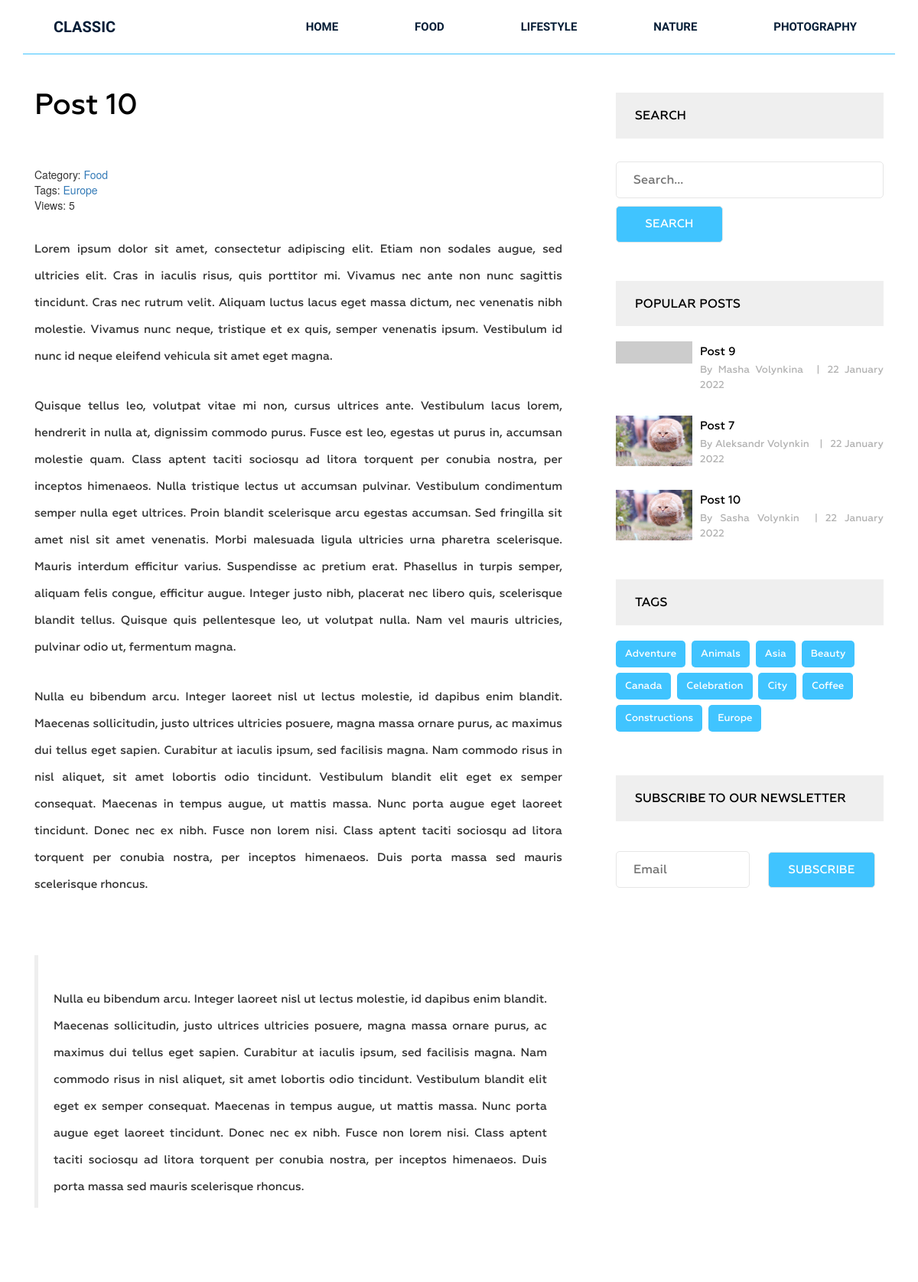
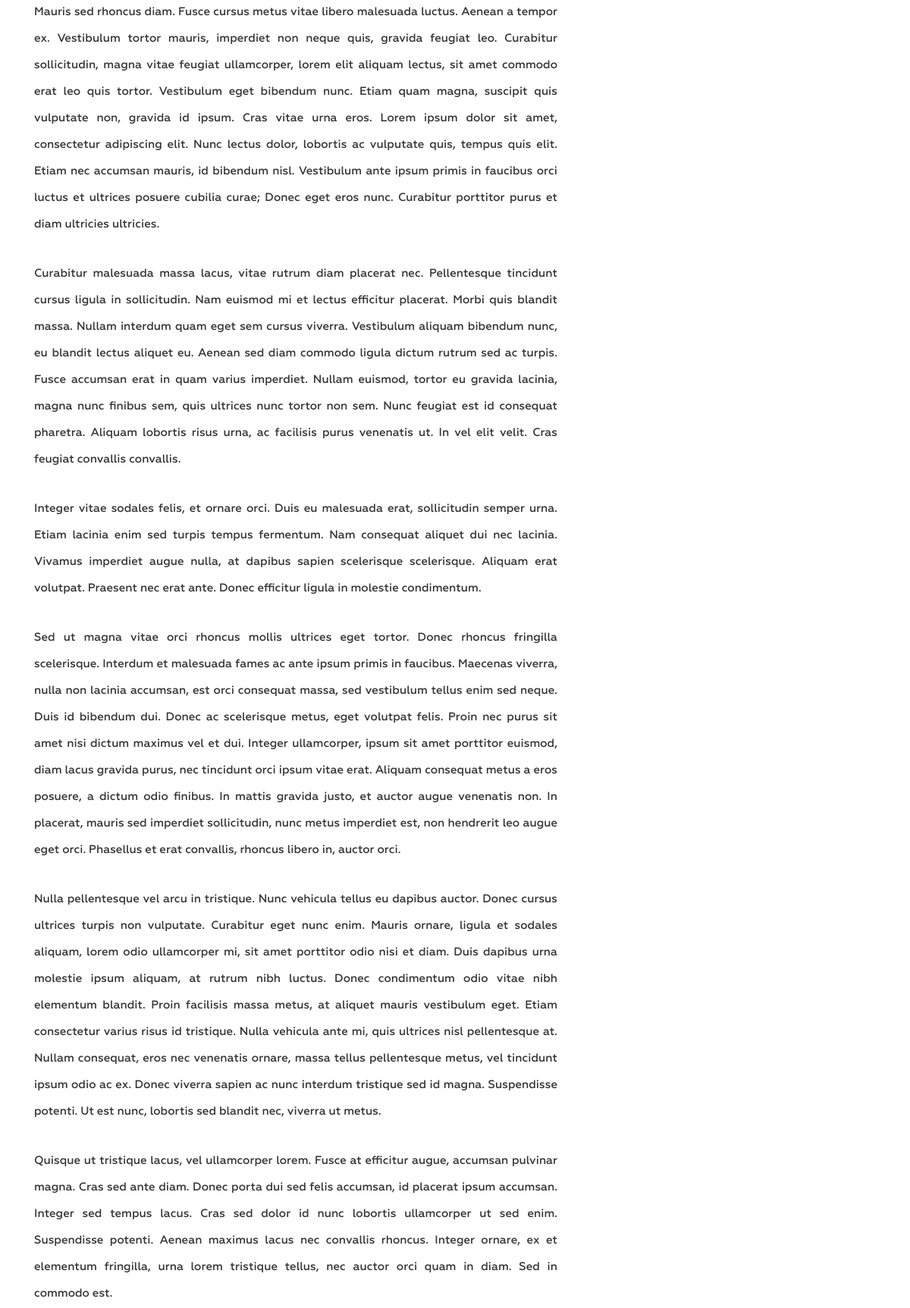
/post/post-10/ (upper part), run on the app's committed database (2 pictures, top to bottom).
### blog/models.py (models this page shows)
class CommonInfo(models.Model):
    title = models.CharField(max_length=255, verbose_name='Title')
    slug = models.SlugField(max_length=80, unique=True, verbose_name='URL')
    def __str__(self):
        return self.title
    class Meta:
        abstract = True
        ordering = ['title']

class Category(CommonInfo):
    def get_absolute_url(self):
        return reverse_lazy('blog:category', kwargs={'slug': self.slug})
    class Meta(CommonInfo.Meta):
        verbose_name_plural = 'Categories'

class Post(CommonInfo):
    author = models.CharField(max_length=100, verbose_name='Author')
    content = models.TextField(verbose_name='Content')
    photo = models.ImageField(upload_to='photos/%Y/%m/%d/', blank=True, verbose_name='Photo')
    views = models.IntegerField(default=0, verbose_name='Number of views')
    category = models.ForeignKey('Category', on_delete=models.PROTECT, related_name='posts', verbose_name='Category')
    tags = models.ManyToManyField('Tag', blank=True, related_name='posts', verbose_name='Tags')
    created_at = models.DateTimeField(auto_now_add=True, verbose_name='Date of creation')
    def get_absolute_url(self):
        return reverse_lazy('blog:view_post', kwargs={'slug': self.slug})
    class Meta:
        ordering = ['-created_at']
        verbose_name_plural = 'Posts'

class Tag(CommonInfo):
    def get_absolute_url(self):
        return reverse_lazy('blog:tag', kwargs={'slug': self.slug})
    class Meta(CommonInfo.Meta):
        verbose_name_plural = 'Tags'

### blog/views.py (the view)
# urls.py: path('post/<str:slug>/', views.ViewPost.as_view(), name='view_post'),
class ViewPost(DetailView):
    model = Post
    template_name = 'blog/view_post.html'
    context_object_name = 'post'
    def get_context_data(self, *, object_list=None, **kwargs):
        context = super().get_context_data(**kwargs)
        self.object.views = F('views') + 1
        self.object.save()
        self.object.refresh_from_db()
        return context

### blog/templatetags/menu.py (called while the page is built)
@register.inclusion_tag('blog/menu.html')
def show_menu(menu_class='menu'):
    categories = Category.objects.all()
    return {'categories': categories, 'menu_class': menu_class}

### blog/templatetags/sidebar.py (called while the page is built)
@register.inclusion_tag('blog/popular_posts.html')
def get_popular(cnt=3):
    posts = Post.objects.order_by('-views')[:cnt]
    return {'posts': posts}

@register.inclusion_tag('blog/tags_list.html')
def get_tags_list():
    tags = Tag.objects.all()
    return {'tags': tags}

### blog/templates/blog/view_post.html (shortened to what this page needs)
{% extends 'base.html' %}
{% load static %}
{% load sidebar %}
{% block content %}
<section class="single-blog-area">
    <div class="container">
        <div class="row">
            <div class="col-md-12">
                <div class="border-top">
                    <div class="col-md-8">
                        <div class="blog-area">
                            <div class="blog-area-part">
                                <h2>{{ post.title }}</h2>
                                <div class="single-content">
                                    <div>
                                        <span>Category: <a href="{{ post.category.get_absolute_url }}">{{ post.category }}</a></span>
                                        <br>
                                        {% if post.tags.exists %}
                                        <span>
                                            Tags:
                                            {% for tag in post.tags.all %}
                                            <a href="{{ tag.get_absolute_url }}">{{ tag.title }}</a>
                                            {% endfor %}
                                        </span>
                                        <br>
                                        {% endif %}
                                        <span>Views: {{ post.views }}</span>
                                    </div>
                                    {{ post.content|safe }}
                                </div>
                            </div>
                        </div>
                    </div>
                    <div class="col-md-4">
                        {% include 'inc/_search_field.html' %}
                        {% get_popular 3 %}
                        {% get_tags_list %}
                        <div class="newsletter">
                            <h2 class="sidebar-title">Subscribe To oUR nEWSLETTER</h2>
                            <form action="#" method="post">
                                <input type="email" name="" id="" placeholder="Email">
                                <input type="submit" value="Subscribe">
                            </form>
                        </div>
                    </div>
                </div>
            </div>
        </div>
    </div>
</section>
{% endblock %}

### blog/templates/blog/menu.html
<div class="{{ menu_class }}">
    <ul>
        <li><a href="{% url 'blog:home' %}">Home</a></li>
        {% for category in categories %}
        <li><a href="{{ category.get_absolute_url }}">{{ category.title }}</a></li>
        {% endfor %}
    </ul>
</div>

### blog/templates/blog/popular_posts.html
<div class="grid">
    <h2 class="sidebar-title">Popular posts</h2>
    <div class="grid">
        {% for post in posts %}
        <div class="portfolio-item popular">
            {% if post.photo %}
            <a href="{{ post.get_absolute_url }}"><img src="{{ post.photo.url }}" alt="{{ post.title }}"></a>
            {% else %}
            <a href="{{ post.get_absolute_url }}"><img src="https://picsum.photos/id/1060/300/201/?blur=2" alt="{{ post.title }}"></a>
            {% endif %}
            <div class="portfolio-text">
                <h5><a href="{{ post.get_absolute_url }}">{{ post.title }}</a></h5>
                <p>By {{ post.author }} <span>|</span>{{ post.created_at|date:'j F Y' }}</p>
            </div>
        </div>
        {% endfor %}
    </div>
</div>

### blog/templates/blog/tags_list.html
<div class="tags">
    <h2 class="sidebar-title">Tags</h2>
    {% for tag in tags %}
    <p><a href="{{ tag.get_absolute_url }}">{{ tag.title }}</a></p>
    {% endfor %}
</div>

### blog/static/style.css (style rules this page uses)
.wrapper header.header .menu { margin: 0 }
.wrapper header.header .menu ul { float: right; margin: 0; padding: 0; margin-right: 4px; }
.wrapper header.header .menu ul li { display: inline-block; list-style: outside none none; margin: 0 -4px 0 0; }
.wrapper header.header .menu ul li a { color: rgb(6, 30, 55); font-family: "Raleway", sans-serif; font-size: 15px; font-weight: 600; line-height: 70px; padding: 26px 50px; text-decoration: none; text-transform: uppercase; }
.single-blog-area { margin-bottom: 100px; }
.single-blog-area .border-top { border-top: 1px solid #40c4ff; }
.single-blog-area h2 { color: #010101; font-family: Geometria; font-size: 38px; font-weight: 500; margin-bottom: 60px; margin-top: 45px; }
.single-blog-area p { font-family: Geometria; font-size: 15px; font-weight: 500; line-height: 35px; position: relative; text-align: justify; }
.single-blog-area .blog-area-part p { margin-top: 30px; }
.single-blog-area img { width: 100% }
.single-blog-area .blog-area { margin-right: 40px; }
.single-blog-area form input { border: 1px solid #e6e6e6; margin: 0; padding: 12px 22px; border-radius: 5px; width: 100% }
.single-blog-area form input[placeholder] { color: #000; font-family: Geometria; font-size: 16px; font-weight: 500; }
.single-blog-area form { margin: 50px 0 0; position: relative; }
.grid .portfolio-item { margin-bottom: 30px; }
.grid .portfolio-item img { float: left; height: 72px; width: 72px; }
.single-blog-area .grid .portfolio-item .portfolio-text { margin-left: 110px; }
.single-blog-area .grid .portfolio-item .portfolio-text h5 { margin: 0 }
.single-blog-area .grid .portfolio-item .portfolio-text h5 a { color: #000; font-family: Geometria; font-size: 15px; font-weight: 500; line-height: 27px; text-decoration: none; }
.single-blog-area .grid .portfolio-item .portfolio-text p { font-family: Geometria; font-size: 13px; font-weight: 500; line-height: 20px; color: #b2b2b2; }
.single-blog-area .grid .portfolio-item .portfolio-text p span { margin: 0 10px; }
.single-blog-area h2.sidebar-title { background: #efefef none repeat scroll 0 0; color: #000; font-family: Geometria; font-size: 16px; font-weight: 500; margin-bottom: 20px; margin-top: 50px; padding: 21px 25px; text-transform: uppercase; }
.single-blog-area .tags p { background: #40c4ff none repeat scroll 0 0; border-radius: 5px; display: inline-block; font-family: Geometria; font-size: 13px; font-weight: 500; margin-right: 4px; padding: 0 12px; margin-bottom: 7px; }
.single-blog-area .tags p a { color: #fff; display: inline-block; text-decoration: none; }
.single-blog-area .newsletter form { margin: 30px 0 0; }
.single-blog-area .newsletter input[type="email"] { width: 50%; margin-right: 20px; }
.single-blog-area .newsletter input[type="submit"] { margin-top: 10px; width: 40%; background: #40c4ff; color: #fff; text-transform: uppercase; font-family: Geometria; font-size: 15px; font-weight: 500; }
.grid .portfolio-item img { width: 100px; height: auto; }

### data on the page
Category: title "FOOD"
Category: title "LIFESTYLE"
Category: title "NATURE"
Category: title "PHOTOGRAPHY"
Post: title "Post 10", category "Food", views "5", content "Lorem ipsum dolor sit amet, consectetur adipiscing elit. Etiam non sodales augue, sed ultricies elit. Cras in iaculis risus, quis porttitor mi. Vivamus nec ante non nunc sagittis tincidunt. Cras nec rutrum velit. Aliquam luctus lacus eget massa dictum, nec venenatis nibh molestie. Vivamus nunc neque, tristique et ex quis, semper venenatis ipsum. Vestibulum id nunc id neque eleifend vehicula sit amet eget magna. Quisque tellus leo, volutpat vitae mi non, cursus ultrices ante. Vestibulum lacus lorem, hendrerit in nulla at, dignissim commodo purus. Fusce est leo, egestas ut purus in, accumsan molestie quam. Class aptent taciti sociosqu ad litora torquent per conubia nostra, per inceptos…", photo (picture), author "Sasha Volynkin", created_at "22 January 2022"
Tag: title "Europe"
Post: title "Post 9", author "Masha Volynkina", created_at "22 January 2022"
Post: photo (picture), title "Post 7", author "Aleksandr Volynkin", created_at "22 January 2022"
Tag: title "Adventure"
Tag: title "Animals"
Tag: title "Asia"
Tag: title "Beauty"
Tag: title "Canada"
Tag: title "Celebration"
Tag: title "City"
Tag: title "Coffee"
Tag: title "Constructions"
